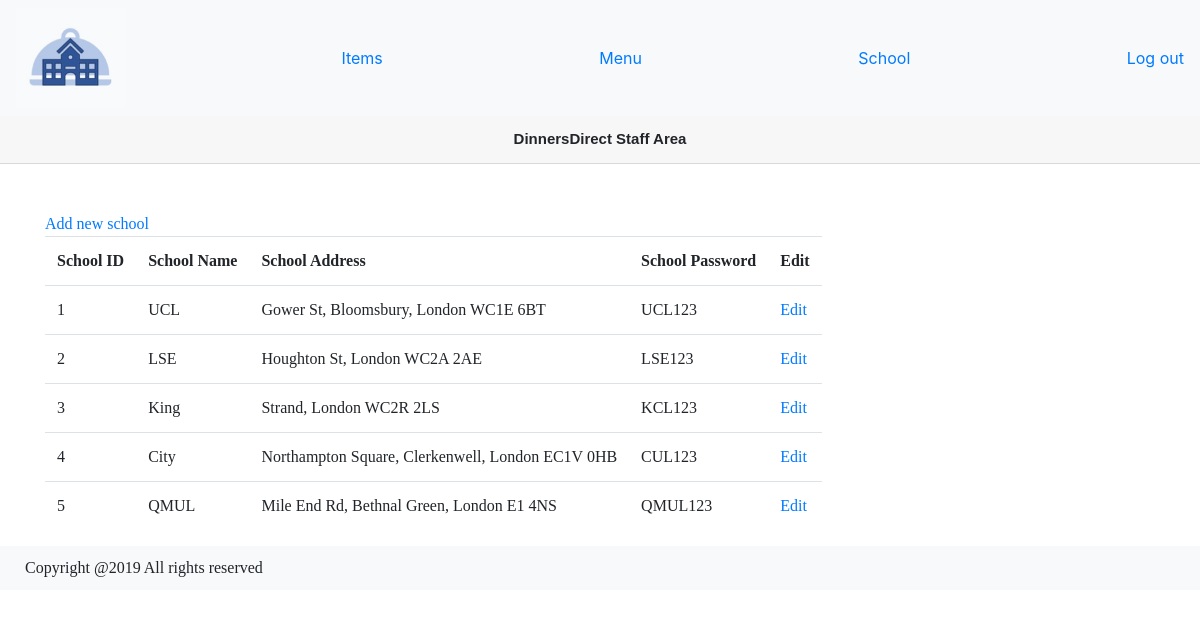
/public/staff/school.php, run on the app's committed database.
### tables this page shows
CREATE TABLE school (
  school_id int(10) UNSIGNED NOT NULL AUTO_INCREMENT,
  school_password varchar(255) NOT NULL,
  school_code varchar(3) NOT NULL,
  school_name varchar(100) NOT NULL,
  school_address varchar (265) NOT NULL,
  last_update TIMESTAMP NOT NULL DEFAULT CURRENT_TIMESTAMP ON UPDATE CURRENT_TIMESTAMP,
  PRIMARY KEY (school_id)
);

### private/functions.php (called while the page is built, shortened)
<?php
function test_input($user_input) {
    $user_input = trim($user_input);
    $user_input = stripslashes($user_input);
    $user_input = htmlspecialchars($user_input);
    return $user_input;
};
function url_for($script_path) {
    if($script_path[0] != '/'){
        $script_path = "/" . $script_path;
    }
    return WWW_ROOT . $script_path;
}
function get_all($db, $table_name) {
    $query = "SELECT * FROM $table_name";
    $data = mysqli_query($db, $query);
    return $data;
}
?>

### public/staff/school.php (the view)
<?php require_once($_SERVER['DOCUMENT_ROOT'] . "/COMP0034_GroupK/private/initialize.php"); ?>
<?php require_once('staff_header.php');
$list_of_school = get_all($db, 'school');?>
<div class="container">
    <div>
        <a class="action" href="<?php echo url_for('/staff/school_new.php'); ?>">Add new school</a>
    </div>
    <table class="table table-responsive">
        <tr>
            <th class='font-weight-bolder'>School ID</th>
            <th class='font-weight-bolder'>School Name</th>
            <th class='font-weight-bolder'>School Address</th>
            <th class='font-weight-bolder'>School Password</th>
            <th class='font-weight-bolder'>Edit</th>
        </tr>
        <?php while ($school = mysqli_fetch_assoc($list_of_school)) {?>
            <tr>
                <td><?php echo $school['school_id'];?></td>
                <td><?php echo $school['school_name'];?></td>
                <td><?php echo $school['school_address'];?></td>
                <td><?php echo $school['school_password'];?></td>
                <td><a class="action" href="<?php echo url_for('/staff/school_edit.php?id=' . test_input($school['school_id'])); ?>">Edit</a></td>
            </tr>
        <?php }?>
    </table>
</div>
<?php require_once('staff_footer.php');

### public/staff/staff_header.php (shortened to what this page needs)
<!DOCTYPE html>
<html lang="en">
<head>
    <link rel="stylesheet" href="<?php echo url_for('/stylesheets/dinnersDirect.css');?>">
    <link rel="stylesheet" href="<?php echo url_for('/stylesheets/bootstrap.css');?>">
</head>
<body>
<div class="navbar navbar-light bg-light">
    <a href="<?php echo url_for('/pages/index.php'); ?>" class="a">
        <img src="../../public/img/logo.jpg" alt="DinnersDirect Logo" height="100" />
    </a>
    <a href="<?php echo url_for('/staff/items.php'); ?>">Items</a>
    <a href="<?php echo url_for('/staff/menu.php'); ?>">Menu</a>
    <a href="<?php echo url_for('/staff/school.php'); ?>">School</a>
    <a href="<?php echo url_for('/staff/staff_log_out.php'); ?>">Log out</a>
</div>
<header class="card-header text-center font-weight-bolder">
    DinnersDirect Staff Area
</header>
<br><br>

### public/staff/staff_footer.php (shortened to what this page needs)
<footer class="myfooter" >
    <div class="container-fluid">
        Copyright @2019 All rights reserved
    </div>
</footer>
</body>
</html>

### public/stylesheets/dinnersDirect.css (style rules this page uses)
header { background-color: beige; font-size: 15px; font-family: helvetica; }
.myfooter { background-color: #f8f9fa; font-size: 16px; padding:10px; width:100%; }
body { min-height: 100%; }
h1, .container, .container-fluid, label { font-family: Palatino !important; }

### data on the page
school: school_id "1", school_name "UCL", school_address "Gower St, Bloomsbury, London WC1E 6BT", school_password "UCL123"
school: school_id "2", school_name "LSE", school_address "Houghton St, London WC2A 2AE", school_password "LSE123"
school: school_id "3", school_name "King", school_address "Strand, London WC2R 2LS", school_password "KCL123"
school: school_id "4", school_name "City", school_address "Northampton Square, Clerkenwell, London EC1V 0HB", school_password "CUL123"
school: school_id "5", school_name "QMUL", school_address "Mile End Rd, Bethnal Green, London E1 4NS", school_password "QMUL123"
